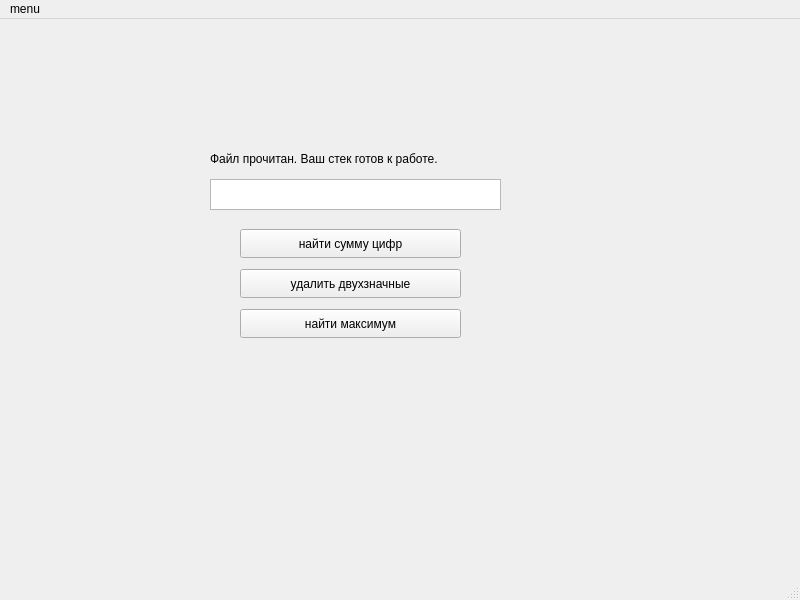
<?xml version="1.0" encoding="UTF-8"?>
<ui version="4.0">
 <class>MainWindow</class>
 <widget class="QMainWindow" name="MainWindow">
  <property name="geometry">
   <rect>
    <x>0</x>
    <y>0</y>
    <width>800</width>
    <height>600</height>
   </rect>
  </property>
  <property name="windowTitle">
   <string>MainWindow</string>
  </property>
  <widget class="QWidget" name="centralwidget">
   <widget class="QWidget" name="widget" native="true">
    <property name="geometry">
     <rect>
      <x>190</x>
      <y>120</y>
      <width>341</width>
      <height>291</height>
     </rect>
    </property>
    <widget class="QTextEdit" name="textEdit">
     <property name="geometry">
      <rect>
       <x>20</x>
       <y>40</y>
       <width>291</width>
       <height>31</height>
      </rect>
     </property>
    </widget>
    <widget class="QLabel" name="label">
     <property name="geometry">
      <rect>
       <x>20</x>
       <y>10</y>
       <width>291</width>
       <height>20</height>
      </rect>
     </property>
     <property name="text">
      <string>Файл прочитан. Ваш стек готов к работе.</string>
     </property>
    </widget>
    <widget class="QPushButton" name="pushButton">
     <property name="geometry">
      <rect>
       <x>50</x>
       <y>90</y>
       <width>221</width>
       <height>29</height>
      </rect>
     </property>
     <property name="text">
      <string>найти сумму цифр</string>
     </property>
    </widget>
    <widget class="QPushButton" name="pushButton_2">
     <property name="geometry">
      <rect>
       <x>50</x>
       <y>130</y>
       <width>221</width>
       <height>29</height>
      </rect>
     </property>
     <property name="text">
      <string>удалить двухзначные</string>
     </property>
    </widget>
    <widget class="QPushButton" name="pushButton_3">
     <property name="geometry">
      <rect>
       <x>50</x>
       <y>170</y>
       <width>221</width>
       <height>29</height>
      </rect>
     </property>
     <property name="text">
      <string>найти максимум</string>
     </property>
    </widget>
   </widget>
  </widget>
  <widget class="QMenuBar" name="menubar">
   <property name="geometry">
    <rect>
     <x>0</x>
     <y>0</y>
     <width>800</width>
     <height>26</height>
    </rect>
   </property>
   <widget class="QMenu" name="menumenu">
    <property name="title">
     <string>menu</string>
    </property>
    <addaction name="action_2"/>
    <addaction name="action_3"/>
   </widget>
   <addaction name="menumenu"/>
  </widget>
  <widget class="QStatusBar" name="statusbar"/>
  <action name="action_2">
   <property name="icon">
    <iconset>
     <normaloff>img/photo_2024-06-28_16-17-02 (2).jpg</normaloff>img/photo_2024-06-28_16-17-02 (2).jpg</iconset>
   </property>
   <property name="text">
    <string>выйти</string>
   </property>
  </action>
  <action name="action_3">
   <property name="icon">
    <iconset>
     <normaloff>img/photo_2024-06-28_16-17-02 (3).jpg</normaloff>img/photo_2024-06-28_16-17-02 (3).jpg</iconset>
   </property>
   <property name="text">
    <string>прочитать файл</string>
   </property>
  </action>
 </widget>
 <resources/>
 <connections/>
</ui>
